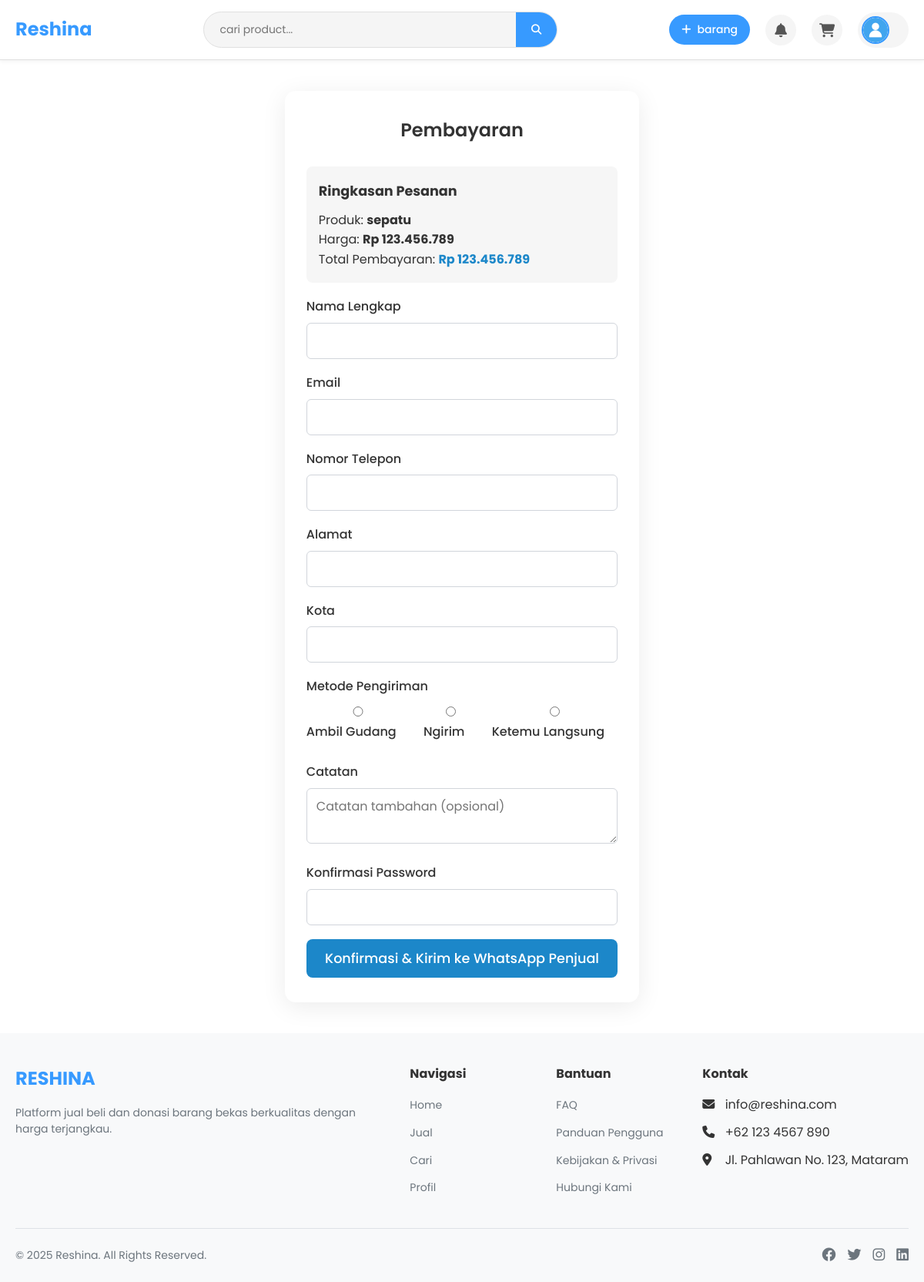
Before: /pages/payment.php?id=1 with the older database file.
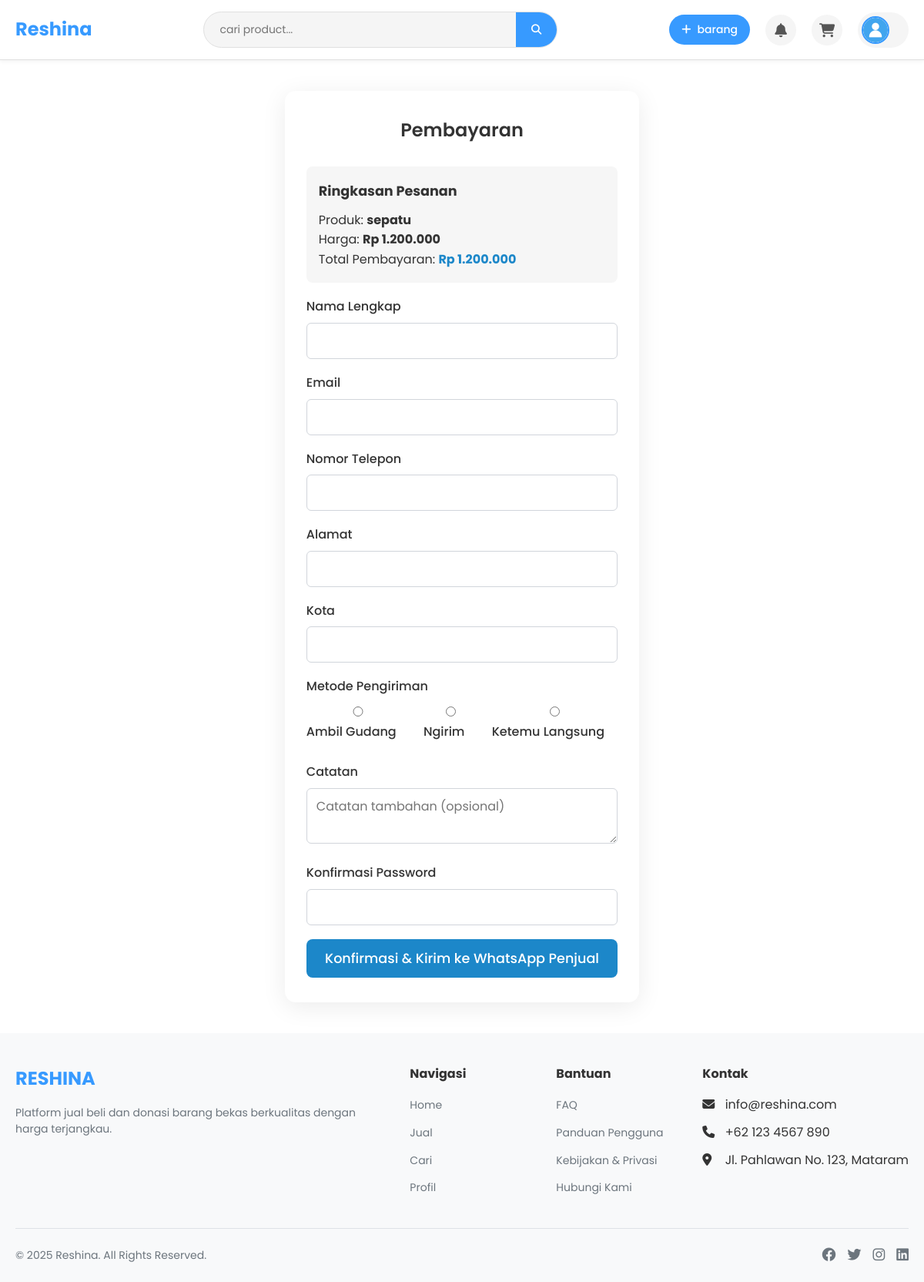
After: the same page with the newer database file.
### tables this page shows
CREATE TABLE `produk` (
  `id` int(11) NOT NULL,
  `id_user` int(11) DEFAULT NULL,
  `judul` varchar(150) DEFAULT NULL,
  `deskripsi` text DEFAULT NULL,
  `harga` decimal(15,2) DEFAULT NULL,
  `alamat` text DEFAULT NULL,
  `id_kategori` int(11) DEFAULT NULL,
  `id_jenis_produk` int(11) DEFAULT NULL,
  `id_kondisi` int(11) DEFAULT NULL,
  `status` varchar(50) DEFAULT 'active',
  `created_at` datetime DEFAULT current_timestamp(),
  `updated_at` datetime DEFAULT current_timestamp() ON UPDATE current_timestamp(),
  `city` varchar(50) DEFAULT NULL,
  `lelang_end_time` datetime DEFAULT NULL
);

### pages/payment.php (the view, shortened to what this page needs)
<?php
include '../include/header.php';
$product_id = isset($_GET['id']) ? intval($_GET['id']) : 0;
$product_name = '';
$price_per_item = 0;
if ($product_id > 0) {
    $query_produk = "SELECT judul, harga FROM produk WHERE id = $product_id LIMIT 1";
    $result_produk = mysqli_query($conn, $query_produk);
    if ($result_produk && mysqli_num_rows($result_produk) > 0) {
        $row_produk = mysqli_fetch_assoc($result_produk);
        $product_name = $row_produk['judul'];
        $price_per_item = $row_produk['harga'];
    }
}
$total_price = $price_per_item;
$user = [
    'username' => '',
    'email' => '',
    'nomor_hp' => '',
    'alamat' => '',
    'city' => '',
    'password' => ''
];
?>
<!DOCTYPE html>
<html lang="id">
<head>
    <link rel="stylesheet" href="../assets/css/header.css">
    <link rel="stylesheet" href="../assets/css/dashboard.css">
    <link rel="stylesheet" href="https://cdnjs.cloudflare.com/ajax/libs/font-awesome/6.4.0/css/all.min.css">
</head>
<body>
    <div class="payment-container">
        <h2>Pembayaran</h2>
        <form method="post" autocomplete="off">
            <div class="order-summary">
                <h4>Ringkasan Pesanan</h4>
                <div>Produk: <strong><?php echo htmlspecialchars($product_name); ?></strong></div>
                <div>Harga: <strong>Rp <?php echo number_format($price_per_item, 0, ',', '.'); ?></strong></div>
                <div>Total Pembayaran: <strong style="color:#1c87c9">Rp <?php echo number_format($total_price, 0, ',', '.'); ?></strong></div>
            </div>
            <div class="form-group">
                <label for="buyer_name">Nama Lengkap</label>
                <input type="text" name="buyer_name" id="buyer_name" value="<?php echo htmlspecialchars($user['username']); ?>" required>
            </div>
            <div class="form-group">
                <label for="buyer_email">Email</label>
                <input type="email" name="buyer_email" id="buyer_email" value="<?php echo htmlspecialchars($user['email']); ?>" required>
            </div>
            <div class="form-group">
                <label for="buyer_phone">Nomor Telepon</label>
                <input type="text" name="buyer_phone" id="buyer_phone" value="<?php echo htmlspecialchars($user['nomor_hp']); ?>" required>
            </div>
            <div class="form-group">
                <label for="buyer_address">Alamat</label>
                <input type="text" name="buyer_address" id="buyer_address" value="<?php echo htmlspecialchars($user['alamat']); ?>" required>
            </div>
            <div class="form-group">
                <label for="buyer_city">Kota</label>
                <input type="text" name="buyer_city" id="buyer_city" value="<?php echo htmlspecialchars($user['city']); ?>" required>
            </div>
            <div class="form-group">
                <label>Metode Pengiriman</label>
                <div style="display:flex;gap:18px;">
                    <label><input type="radio" name="shipping_method" value="gudang" required> Ambil Gudang</label>
                    <label><input type="radio" name="shipping_method" value="ngirim"> Ngirim</label>
                    <label><input type="radio" name="shipping_method" value="ketemu"> Ketemu Langsung</label>
                </div>
            </div>
            <div class="form-group">
                <label for="notes">Catatan</label>
                <textarea name="notes" id="notes" rows="2" placeholder="Catatan tambahan (opsional)"></textarea>
            </div>
            <div class="form-group">
                <label for="confirm_password">Konfirmasi Password</label>
                <input type="password" name="confirm_password" id="confirm_password" required>
            </div>
            <button type="submit" class="btn-primary">Konfirmasi & Kirim ke WhatsApp Penjual</button>
        </form>
    </div>
    <?php include '../include/footer.php'; ?>
</body>
</html>

Changed rows visible on the page:
changed produk "sepatu": harga "123.456.789" → "1.200.000"
